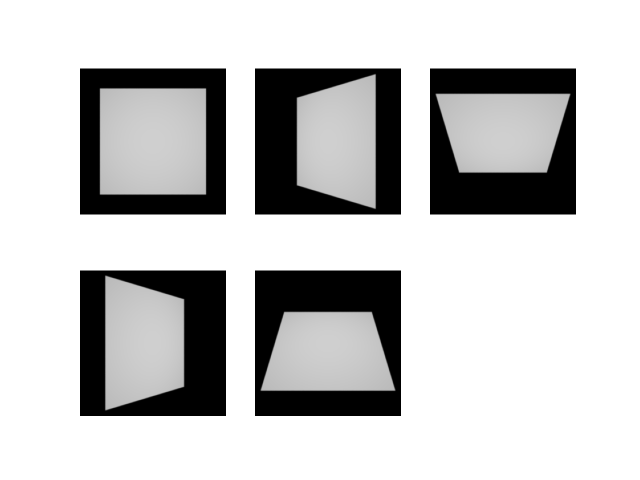
#> input picture t_init.png, 1280 x 960 px, given in place of composite_output.png, which was not available (shown at 1/2 size)
$ python basrelief.py
#> lines starting #> are read from the running program, lines starting #| are printed output that depends on the picture; pictures that were not available may be replaced by others from this repository, and a replacement may not be noted
### pyoptim/helpers.py
import numpy as np
from PIL import Image
import meshio
import matplotlib.pyplot as plt
from mpl_toolkits.axes_grid1 import make_axes_locatable

# [26 lines left out: functions save_mesh, read_mesh, read_obj, not called in this run]

def read_image(fname, w=None, h=None, format="L", resample=Image.Resampling.BILINEAR):
#> called with fname = 'tmp/composite_output.png', w = 256, h = 256, format = 'L', resample = 2
    with Image.open(fname) as pimg:
        # img = np.asarray(pimg.convert("RGB")) / 255
#> pimg is the input picture: PIL image 1280x960 RGBA; mean R, G, B, A 196.7, 196.7, 196.7, 255
        if w and h:
            img = np.asarray(pimg.resize((w, h), resample=resample).convert(format)) / 255
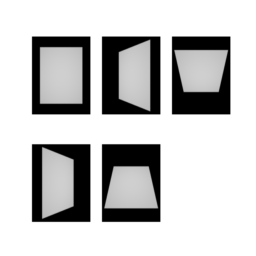
#> img: shape (256, 256) float64; min 0, max 1, mean 0.771
        else:
            img = np.asarray(pimg.convert(format)) / 255
    return img

# [28 lines left out: function save_images, not called in this run]

def read_token(tkn_file):
    with open(tkn_file, "r") as f:
        return f.readline().strip()

### basrelief.py
'''

Implementation of

https://gfx.cs.princeton.edu/pubs/Weyrich_2007_DBF/relief.pdf

Run this as:

python ./main.py -i slc_depth.png -i slc_bas_relief.png

'''

import argparse

import numpy as np
import scipy.sparse.linalg
import tqdm

import pyoptim.helpers as H

# ---------------------------

def parse_args():
    parser = argparse.ArgumentParser()

    parser.add_argument('--gc_alpha', type=float, default=10.0, help='Gradient compression alpha factor')
    parser.add_argument('--ofs', type=int, default=0, help='Gradient offset, set to 1 to use two-sided difference')

    parser.add_argument('-i', '--inputfile', type=str, help='Input depth image' )
    parser.add_argument('-o', '--outputfile', type=str, help='Output bas relief image' )

    args = parser.parse_args()

    if not args.inputfile:
        parser.error('Please specify an input file with the -i or --inputfile option')

    if not args.outputfile:
        parser.error('Please specify an output file with the -o or --outputfile option')

    return args

# ---------------------------

def grad_compress( gx, gy, alpha=10.0 ):
    mags = np.sqrt( gx*gx + gy*gy + 0.0001 )
    cmags = (1.0/alpha) * np.log( 1.0 + alpha*mags )
    gx = gx / cmags
    gy = gy / cmags
    return gx, gy, cmags

def rc_to_linind( r,c ):
    return r*COLS+c

# ---------------------------

# args = parse_args()
INFILE = "tmp/composite_output.png"
OUTFILE = "rafael.png"
WIDTH = HEIGHT = 256
OFS = 0
GC_ALPHA = 10

# ---------------------------

# load depth image
hf = H.read_image(INFILE, w=WIDTH, h=HEIGHT, format="L")
print(np.min(hf), np.max(hf))
#| 0.0 1.0

# we expect depth to increase with distance.  Flip it around.
# hf = (255.0-hf)/255.0

bkg_h = np.min( hf )
#> bkg_h = 0

ROWS, COLS = hf.shape
#> ROWS = 256; COLS = 256

# boundaries
hf[0,:]=0.0
hf[ROWS-1,:]=0.0
hf[:,0]=0.0
hf[:,COLS-1]=0.0

# ---------------------------

#
# calc gx,gy - XXX I know I should be using a convolution for this.  :(
#

print("Calculating image gradient")
gx = np.zeros((ROWS,COLS),dtype=np.float32)
gy = np.zeros((ROWS,COLS),dtype=np.float32)
for row_ind in tqdm.trange(1,ROWS-1):
    for col_ind in range(1,COLS-1):
        gx[row_ind,col_ind] = hf[row_ind,col_ind+OFS]-hf[row_ind,col_ind-1]
        gy[row_ind,col_ind] = hf[row_ind+OFS,col_ind]-hf[row_ind-1,col_ind]
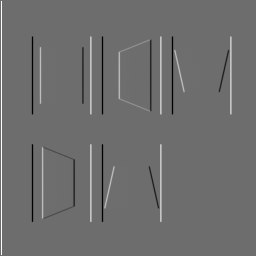
#> gx: shape (256, 256) float32; min -0.757, max 1, mean 0.00388; drawn with min black and max white
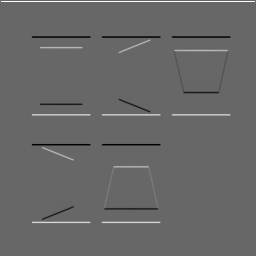
#> gy: shape (256, 256) float32; min -0.678, max 1, mean 0.00388; drawn with min black and max white

# compress gradients
print("Compressing gradients")
comp_gx, comp_gy, cmags = grad_compress( gx, gy, GC_ALPHA)
#> in grad_compress, `mags = np.sqrt( gx*gx + gy*gy + 0.0001 )`:
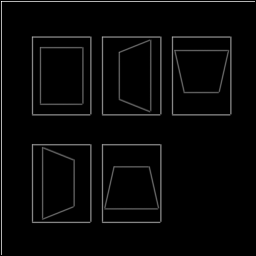
#> mags: shape (256, 256) float32; min 0.01, max 1.41, mean 0.0482; drawn with min black and max white
#> in grad_compress, `cmags = (1.0/alpha) * np.log( 1.0 + alpha*mags )`:
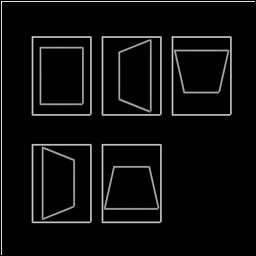
#> cmags: shape (256, 256) float32; min 0.00953, max 0.272, mean 0.0227; drawn with min black and max white
#> in grad_compress, `gy = gy / cmags`:
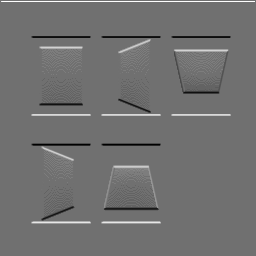
#> gy: shape (256, 256) float32; min -3.31, max 4.17, mean 0.0162; drawn with min black and max white

#
# construct sparse matrix representing ls equation
#

print("Constructing dx constraints")

row_inds = []
col_inds = []
data = []
b = []
next_ind = ROWS*COLS
#> next_ind = 65536
for row_ind in tqdm.trange(ROWS):
    for col_ind in range(COLS):
        xlc   = rc_to_linind( row_ind, col_ind )
        # boundary condition
        if row_ind == 0 or row_ind == ROWS-1 or col_ind == 0 or col_ind == COLS-1: # or hf[row_ind,col_ind] == bkg_h:
            row_inds.append(xlc); col_inds.append(xlc); data.append(1);
            b.append( 0 )
            continue

        # dx constraint
        xlc_l = rc_to_linind( row_ind, col_ind-1 )
        xlc_r = rc_to_linind( row_ind, col_ind+OFS )
        row_inds.append(xlc); col_inds.append(xlc_l); data.append(-1);
        row_inds.append(xlc); col_inds.append(xlc_r); data.append(1);
        # target value
        b.append( comp_gx[row_ind,col_ind] )
#> after the loop, b = 65536 items; col_inds = 130052 items; data = 130052 items; row_inds = 130052 items

print("Constructing dy constraints")

next_ind = ROWS*COLS
for row_ind in tqdm.trange(ROWS):
    for col_ind in range(COLS):
        xlc   = rc_to_linind( row_ind, col_ind )
        # boundary condition
        if row_ind == 0 or row_ind == ROWS-1 or col_ind == 0 or col_ind == COLS-1: # or hf[row_ind,col_ind] == bkg_h:
            # already got these above
            continue

        # dy constraint
        xlc_u = rc_to_linind( row_ind-1, col_ind )
        xlc_d = rc_to_linind( row_ind+OFS, col_ind )
        row_inds.append(next_ind); col_inds.append(xlc_u); data.append(-1);
        row_inds.append(next_ind); col_inds.append(xlc_d); data.append(1);
        # target value
        b.append( comp_gy[row_ind,col_ind] )

        next_ind += 1
#> after the loop, b = 130052 items; col_inds = 259084 items; data = 259084 items; next_ind = 130052; row_inds = 259084 items

print("Constructing sparse matrix")
A = scipy.sparse.csc_matrix( (data,(row_inds,col_inds)) )
b = np.atleast_2d( b ).T

#
# Solve the least-squares reconstruction problem
#

print("Solving!")

results = scipy.sparse.linalg.lsqr( A, b, show=True, atol=1e-15, btol=1e-15, conlim=100 )
#> (printed output is left out)
#> results = 10 items

new_hf = np.reshape( np.atleast_2d( results[0] ).T, (ROWS,COLS) )
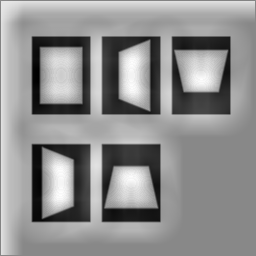
#> new_hf: shape (256, 256) float64; min -5.88, max 5.15, mean 0.312; drawn with min black and max white

new_hf_img = new_hf - np.min(new_hf)
new_hf_img = new_hf_img / np.max(new_hf_img)

import matplotlib.pyplot as plt
plt.imsave(OUTFILE, new_hf_img, cmap='gray')
print(np.min(new_hf_img), np.max(new_hf_img))
#| 0.0 1.0
